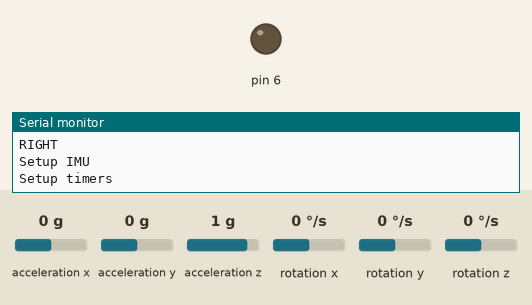
The sketch below on a simulated SparkFun Pro Micro, built with avr-gcc and run on an emulated ATmega32U4. On the bench: output pins drawn as LEDs (lit = HIGH), the last lines printed to the serial monitor. The inputs (shaded band) are chosen by the test bench; at power-on: rotation x 0 °/s, acceleration x 0 g, acceleration y 0 g, acceleration z 1 g, rotation y 0 °/s, rotation z 0 °/s.

Above: at 1.3 s.
1.4 s: rotation x set to -2 °/s
2.9 s: rotation x set to -5 °/s
At 4.3 s:
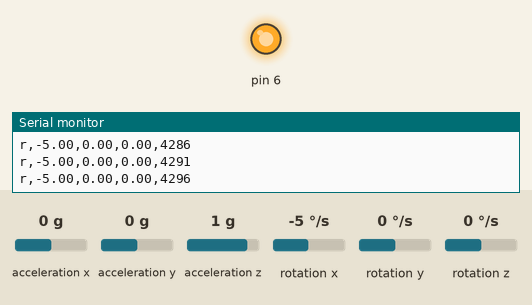
7.4 s: rotation x set to 0 °/s
At 8.6 s:
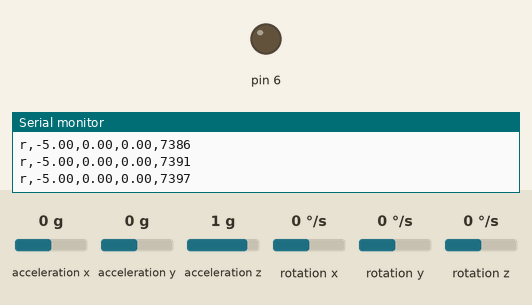
8.9 s: rotation x set to -192 °/s
At 10.0 s:
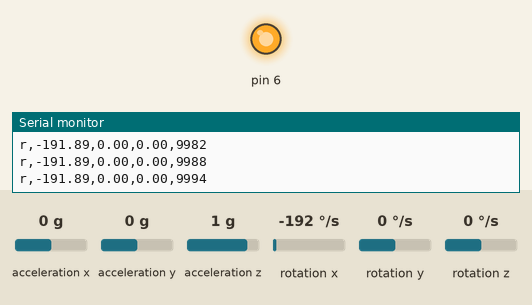
Timing chart, 0 to 11.4 s (numbered marks = the images above; inputs shaded):
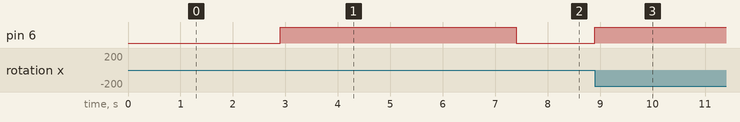

Measured:
- the behaviour switches between -3 and -4 °/s on rotation x (found by bisection; images 0 and 1)
- after the input at 1.4 s, every drawn part: stays the same
- after the input at 2.9 s, pin 6: LOW → HIGH at once
- after the input at 7.4 s, pin 6: HIGH → LOW at once
- after the input at 8.9 s, pin 6: LOW → HIGH at once

The sketch:

mover.ino
```cpp
#include "header.h"

//#define LEFT

//Setup variables
bool isManagerConnectionEstabilished;
bool isBluetoothConnectionEstabilished;

//Components
IMUManager imuManager;

//Timer stuff
MiniTimer timerPrinting;
MiniTimer timerMovement;

//Movement variables
VectorFloat values;

void setup()
{

  while (!Serial)
    ; // wait for Leonardo enumeration, others continue immediately

  Serial.begin(38400);

#ifdef LEFT
  Serial.println("LEFT");
#else
  Serial.println("RIGHT");
#endif
  delay(100); //Await Serial connection... todo handshake

  //Await Serial connection... todo handshake
  isManagerConnectionEstabilished = false;
  isBluetoothConnectionEstabilished = false;

#ifdef ENABLE_MANAGER_CONNECTION_TEST
  Serial.println("Waiting connection with manager");
  while (!isManagerConnectionEstabilished)
  {
    char chk_connection = Serial.read();
    isManagerConnectionEstabilished = (chk_connection == 'c');
  }
#endif

#ifdef ENABLE_IMU
  Serial.println("Setup IMU");

  // Sensor readings with offsets:   8       0       16382   1       0       1
  // Your offsets:   		-286    -315    1693    54      -49     -32
  imuManager.setup(-285, -315, 1693, 54, -49, -3, DEBUG_LED_PIN);
  values.x = 0;
  values.y = 0;
  values.z = 0;
#endif

  Serial.println("Setup timers");
  //Timer setup
  timerPrinting.setup(TIMER_PRINTING);
  timerMovement.setup(TIMER_MOVEMENT);

  // Bluetooth setup

  //Serial1.begin(115200);
  //bluetooth_transfer.begin(Serial1, true);

  // Debug LEDs setup

  pinMode(DEBUG_LED_PIN, OUTPUT);
}

void reset()
{

  //Await Serial connection... todo handshake
  isManagerConnectionEstabilished = false;
  isBluetoothConnectionEstabilished = false;

  Serial.println("Waiting connection with manager");
  while (!isManagerConnectionEstabilished)
  {
    char chk_connection = Serial.read();
    isManagerConnectionEstabilished = (chk_connection == 'c');
  }

  Serial.println("Setup IMU");
#ifdef ENABLE_IMU
  //-192    -294    1666    53      -50     -27
  imuManager.setup(-192, -294, 1666, 53, -50, -27, DEBUG_LED_PIN);
#endif

  Serial.println("Setup timers");
  //Timer setup
  timerPrinting.setup(TIMER_PRINTING);
  timerMovement.setup(TIMER_MOVEMENT);
}

void checkEvents()
{

  char cmd = Serial.read();

  switch (cmd)
  {
  case 'r':

    //rerun setup
    reset();
    break;
  }
}

void printValues()
{

  //filtering
  //a[1] \times yfilt[i-1] + b[0]
  //float x_filter = 0.9601172921934632 * x_filter_old + 0.019941353903268455 * acc.x + 0.019941353903268566 * x_og_old;

  /// X FILTERING

  //float b[] = {0.00066048, 0.00132097, 0.00066048};
  //float a[] = {1.92600086, -0.92864279};


  //float x_filter = 0.9601172921934632 * x_filter_old + 0.019941353903268455 * acc.x + 0.019941353903268566 * x_og_old;
  //x_filter_old = x_filter;
  //x_og_old = acc.x;


  // Y FILTERING
  //float y_filter = 0.9601172921934632 * y_filter_old + 0.019941353903268455 * acc.y + 0.019941353903268566 * y_og_old;
  //y_filter_old = y_filter;
  //y_og_old = acc.y;


  // Z FILTERING
  //float z_filter = 0.9601172921934632 * z_filter_old + 0.019941353903268455 * acc.z + 0.019941353903268566 * z_og_old;
  //z_filter_old = z_filter;
  //z_og_old = acc.z;


  if (values.x != 0){
    // TEST ONLY ACCELEROMETERS
    #ifdef LEFT
    String printed_string = "l,";
    #else
    String printed_string = "r,";
    #endif
    printed_string += String(values.x);
    printed_string += ",";
    printed_string += String(values.y);
    printed_string += ",";
    printed_string += String(values.z);
    printed_string += ",";
    printed_string += String(millis());
    Serial.println(printed_string);
  }


}


//////////////////////////////////////////////////////////////////////////////////

void loop()
{

  values = imuManager.getValues();
  printValues();
  //checkEvents();


}
```
